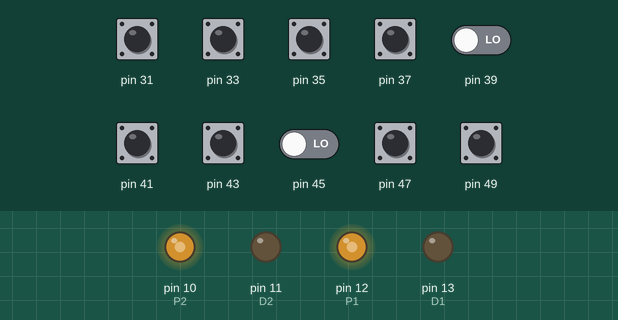
The sketch below on a simulated Arduino Mega 2560, built with avr-gcc and run on an emulated ATmega2560. Shown: output pins drawn as LEDs (lit = HIGH). Dashed ring = blinking. Inputs (shaded band) come from the test bench; at power-on: pin 31, pin 33, pin 35, pin 37, pin 41, pin 43, pin 47, pin 49 HIGH, pin 39, pin 45 LOW.

Above: at 1.2 s.
1.3 s: pin 39 driven HIGH
At 1.42 s:
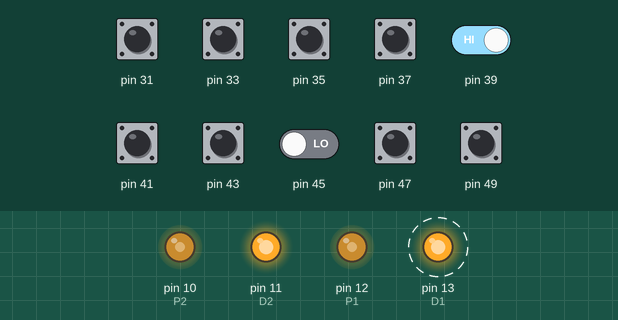
At 2.27 s:
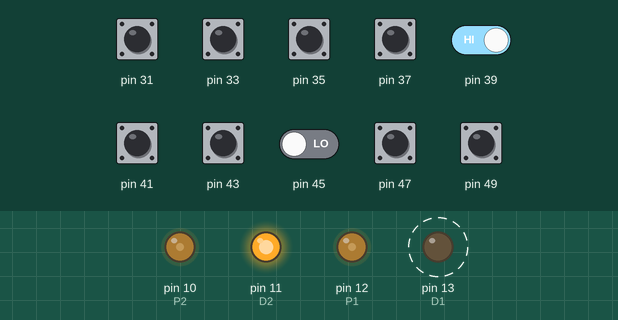
4.3 s: pin 45 driven HIGH
At 5.63 s:
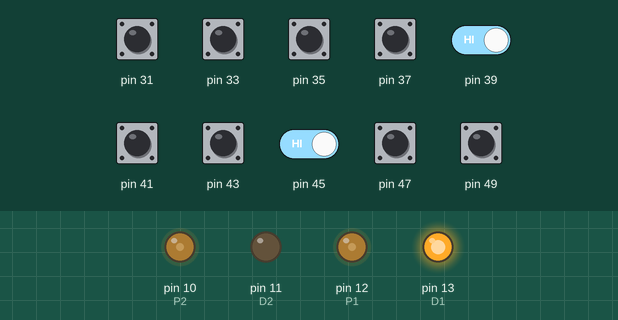
7.3 s: pin 35 pulled LOW for 1 s
At 9.9 s:
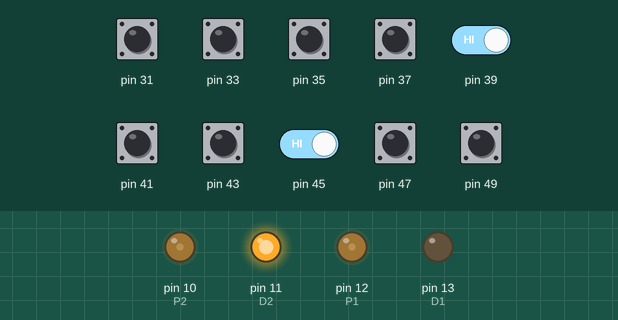
11.2 s: pin 37 pulled LOW for 1 s
14.2 s: pin 39 driven LOW
17.2 s: pin 31 pulled LOW for 0.15 s
Timing chart, 0 to 21.2 s (numbered marks = the images above; inputs shaded):
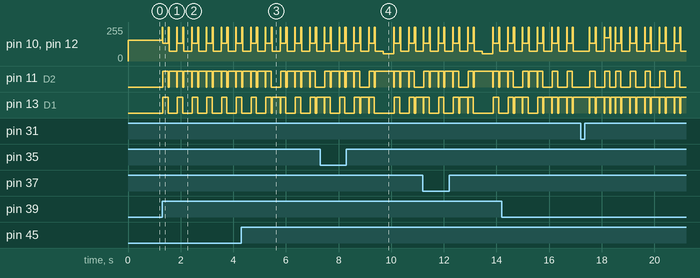

The sketch:

zhuchengxu.ino
```cpp
//#include <IRremote.h>
//#include <Servo.h>
//Servo myservo1;  //头
//Servo myservo2;  //左手
//Servo myservo3;  //右手

int IR_hi=0;
int IR_forward1;
int IR_forward2;
int IR_left1;
int IR_left2;
int IR_right1;
int IR_right2;
int IR_backward1;
int IR_backward2;
int IR_cliff1;
int IR_cliff2;
int flag=0;

int speed_fast = 200;      //冲撞
int speed_normal = 100;    //正常
int speed_turn = 180;     //转弯
void setup()
{

// myservo1.attach(A0);
// myservo2.attach(A1);
// myservo3.attach(A3);

  pinMode(A2,INPUT);     //红外
  pinMode(10,OUTPUT);    // P2
  pinMode(11,OUTPUT);    //D2
  pinMode(12,OUTPUT);    //P1
  pinMode(13,OUTPUT);    //D1

  pinMode(31,INPUT);//定义红外的接口
  pinMode(33,INPUT);
  pinMode(35,INPUT);
  pinMode(37,INPUT);
  pinMode(39,INPUT);
  pinMode(41,INPUT);
  pinMode(43,INPUT);
  pinMode(45,INPUT);
  pinMode(47,INPUT);
  pinMode(49,INPUT);

  digitalWrite(31,HIGH);
  digitalWrite(33,HIGH);
  digitalWrite(35,HIGH);
  digitalWrite(37,HIGH);
  digitalWrite(39,LOW);  //悬崖
  digitalWrite(41,HIGH);
  digitalWrite(43,HIGH);
  digitalWrite(45,LOW);  //悬崖
  digitalWrite(47,HIGH);
  digitalWrite(49,HIGH);

  }
void loop()
{
  IR_forward1  = digitalRead(41);
  IR_forward2  = digitalRead(43);
  IR_left1     = digitalRead(31);
  IR_left2     = digitalRead(47);
  IR_right1    = digitalRead(33);
  IR_right2    = digitalRead(49);
  IR_backward1 = digitalRead(35);
  IR_backward2 = digitalRead(37);
  IR_cliff1    = digitalRead(39);
  IR_cliff2    = digitalRead(45);
 //stop(20);
//while(1);

      if((IR_forward1 == LOW) ||  (IR_forward2 == LOW))    //forward straight  扫到障碍物 前红外亮 低电平
      {
        move_forward(speed_fast,speed_fast);
      }

      if((IR_forward1 == HIGH) && (IR_forward2 == HIGH))
        {
           move_forward(speed_normal,speed_normal);
        }
      if((IR_left1 == LOW) ||  (IR_left2 == LOW))    //forward straight
      {
        move_leftward(speed_turn,speed_turn,300);
      }

      if((IR_right1 == LOW) ||  (IR_right2 == LOW))    //forward straight
      {
        move_rightward(speed_turn,speed_turn,300);
      }


      if((IR_cliff1 == HIGH))    //deep cliff left
      {
        stop(20);
        move_backward(120,120,200);
        stop(40);
        move_rightward(speed_turn,speed_turn,300);
      }

      if((IR_cliff2 == HIGH))    //deep cliff right
      {
         stop(20);
        move_backward(120,120,200);
         stop(40);
        move_leftward(speed_turn,speed_turn,300);
      }
      if((IR_cliff1 == HIGH) && (IR_cliff2 == HIGH))    //deep cliff left  both
      {
         stop(20);
        move_backward(120,120,200);
         stop(40);
        move_rightward(speed_turn,speed_turn,300);
      }
      if(((IR_left1 == LOW) ||(IR_left2 == LOW)) && ((IR_cliff1 == HIGH) && (IR_cliff2 == LOW)))
       {
        stop(20);
        move_backward(80,80,190);
         stop(40);
         move_rightward(speed_turn,speed_turn,170);
       }
      if(((IR_left1 == LOW) ||(IR_left2 == LOW)) && ((IR_cliff1 == LOW) && (IR_cliff2 == HIGH)))
      {
        stop(20);
        move_backward(80,80,190);
         stop(40);
         move_leftward(speed_turn,speed_turn,170);
       }

      if(((IR_right1 == LOW) || (IR_right2 == LOW)) && ((IR_cliff1 == HIGH) && (IR_cliff2 == LOW)))
      {
        stop(20);
        move_backward(80,80,190);
         stop(40);
        move_rightward(speed_turn,speed_turn,170);
       }
      if(((IR_right1 == LOW) || (IR_right2 == LOW)) && ((IR_cliff1 == LOW) && (IR_cliff2 == HIGH)))
      {
        stop(20);
        move_backward(80,80,190);
         stop(40);
        move_leftward(speed_turn,speed_turn,170);
       }

      if((IR_backward1 == LOW) ||(IR_backward2 == LOW))
      {
        move_rightward(200,200,400);
       }
}
```

motor.ino
```cpp
 void move_forward(int speed_right, int speed_left)
 {
    analogWrite(12,255-speed_right);    //P1
    analogWrite(10,255-speed_left);    //P2
    digitalWrite(13,LOW);   //D1
    digitalWrite(11,LOW);   //D2
}

void move_backward(int speed_right, int speed_left, int delay_time)
{
    analogWrite(12,255-speed_right);    //P1
    analogWrite(10,255-speed_left);    //P2
    digitalWrite(13,HIGH);   //D1
    digitalWrite(11,HIGH);   //D2
    delay(delay_time);
}

void move_rightward(int speed_right,int speed_left, int delay_time)
{
    analogWrite(12,255-speed_right);    //P1
    analogWrite(10,255-speed_left);    //P2
    digitalWrite(13,LOW);   //D1
    digitalWrite(11,HIGH);   //D2
    delay(delay_time);
}

void move_leftward(int speed_right,int speed_left, int delay_time)
{
    analogWrite(12,255-speed_right);    //P1
    analogWrite(10,255-speed_left);    //P2
    digitalWrite(13,HIGH);   //D1
    digitalWrite(11,LOW);   //D2
    delay(delay_time);
}


void move_cliff(int speed_right,int speed_left)
{
  analogWrite(12,255-speed_right);       // P1
  analogWrite(10,255-speed_left);        // P2
  digitalWrite(13,LOW);      //D1
  digitalWrite(11,HIGH);       //D2
}

void stop(int delay_time)
{
    analogWrite(12,255);    //P1
    analogWrite(10,255);    //P2
    digitalWrite(13,LOW);   //D1
    digitalWrite(11,LOW);   //D2
    delay(delay_time);
}
```

Measured:
- after the input at 1.3 s, pin 10 (P2), pin 12 (P1): 155/255 → 255/255 at once, then repeats every 0.56 s: 135/255 0.20 s, 255/255 0.04 s, 75/255 0.30 s, 255/255 0.02 s; pin 11 (D2): LOW → HIGH at once, then repeats every 0.56 s: LOW 0.04 s, HIGH 0.30 s, LOW 0.02 s, HIGH 0.20 s; pin 13 (D1): alternates HIGH for 0.20 s and LOW for 0.36 s, starting at once
